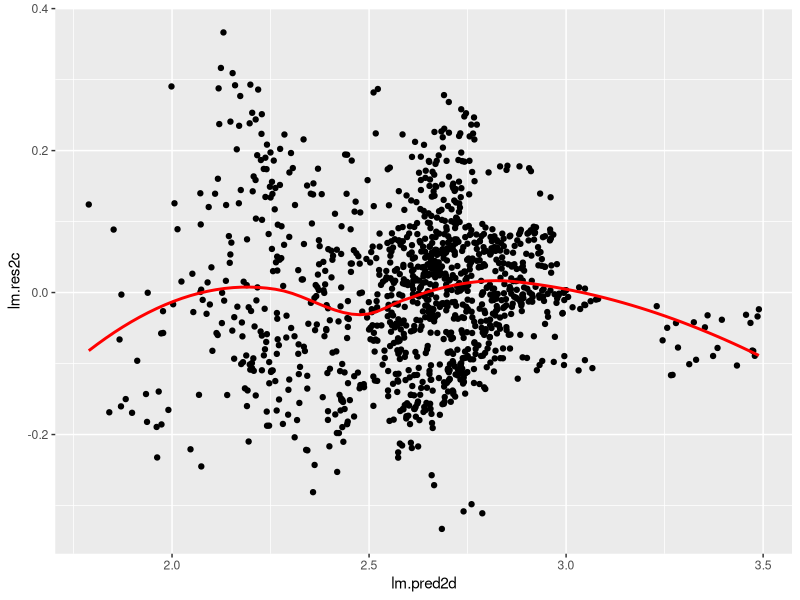
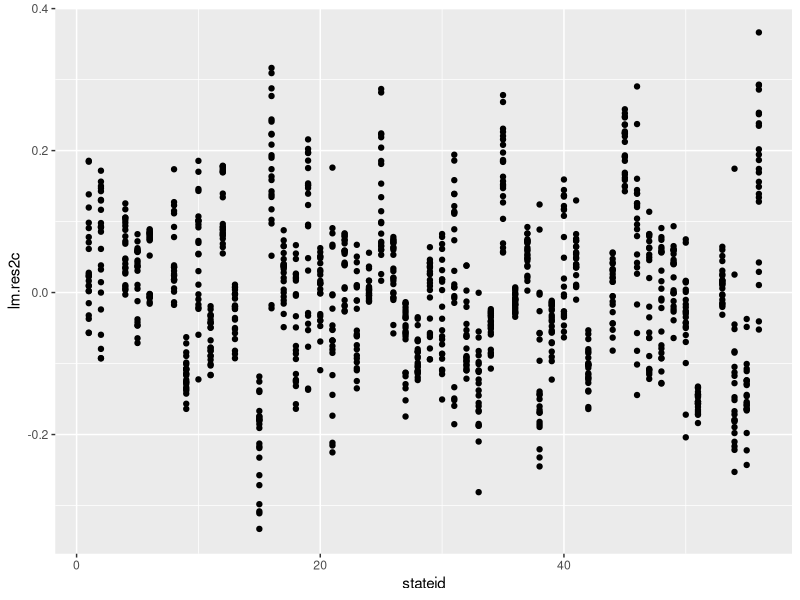

Recreate these plots in R, in order.
## ---- chunk 1
knitr::opts_chunk$set(echo = F)
## ---- chunk 2
cat("solve, %*%, /, \n")
## ---- chunk 3
# ?? (load "foreign" package here)
# ?? (optionally set working directory)
library(foreign)
library(tidyverse)
library(haven)
guns.data <- read.dta("Guns-1.dta")
setwd(dir = "/Users/Diederik/Desktop/DABN 13 Ass1/")


## ---- chunk 4

names(guns.data)
guns.data <- guns.data %>%
  mutate(Intercept = 1, 
         pop.l = log10(pop),
         mur.l = log10(mur),
         rob.l = log10(rob), 
         vio.l = log10(vio))

X <- cbind(guns.data$Intercept,
  guns.data$pop.l,
  guns.data$avginc,
  guns.data$shall,
  guns.data$mur.l,
  guns.data$rob.l)
  
y <- guns.data$vio.l


## ---- chunk 5
estimate.beta <- function(X, y){
 beta <- solve((t(X)%*%X))%*%t(X)%*%y
return(beta)
}


## ---- chunk 6
estimate.residual <- function(X, y){
 res <- (X%*%estimate.beta(X, y)-y)
return(res)
}

## ---- chunk 7
estimate.R2 <- function(X, y){
R2 <- 1- (var(estimate.residual(X,y))/var(y))
return(R2)
}

## ---- chunk 8

lm.fit2a <- lm(y ~ pop.l + avginc + shall + mur.l + rob.l, guns.data)


## ---- chunk 9
lm.coef2b     <- coef(lm.fit2a)
manual.coef1b <- estimate.beta(X,y)
diff.beta     <- sum((lm.coef2b-manual.coef1b)^2)
print(diff.beta)

## ---- chunk 10
lm.res2c <- residuals(lm.fit2a)
names <- names(lm.coef2b)

diff.res <- sum((lm.res2c-lm.fit2a$residuals)^2)
print(diff.res)

## ---- chunk 11
lm.pred2d = predict(lm.fit2a)

## ---- chunk 12
library(ggplot2)
figure2e <- ggplot(data = guns.data) +         # opens plot surface
              geom_point(mapping = aes (x = lm.pred2d, y = lm.res2c)) + # adds scatter plot
              geom_smooth(mapping = aes (x = lm.pred2d, y = lm.res2c), 
                          formula = y~x, se=FALSE,method='loess', col='red') # adds "a fitted smooth curve"
print(figure2e)
rem_patterns2e <- "No remaining pattern is to be found in the variation of the violent crime rates variable. The residual looks like noise." 
## ---- chunk 13

figure2f <- ggplot(data = guns.data) + 
              geom_point(mapping=aes(x = stateid, y = lm.res2c))
print(figure2f)

whatIsee2f <- "You see that in some states the observed violent crime is higher than the predicted violent crime (where the res < 0), whilst in other states, the predicted crime is higher than the obserbed crime (where the res > 0). 'stateid' shows a pattern, but is not included in the model. The model can therefore be underspecified, therefore 'stateid' should be included in the model."

## ---- chunk 14
summary2g <- summary(guns.data$stateid)
print(summary2g)

typeofvarb2g <- "Stateid is seen as a numeric variable and is seen as an integer by R. This can also bee seen in the descriptive statistics, where the meadian is an integer value, as well via the typeof() command."
in_regmodel2g <- "It does not make sense to add the variable in our model. 'stateid' is a categorical variable. In R it would be stored in a factor, which normally have character values linked to the integer values. The states are represented by each number, and should be treated as a factor."

## ---- chunk 15
guns.data$stateid <- factor(guns.data$stateid)
summary2h <- summary(guns.data$stateid)
print(summary2h)
whatchanged2h <- "It does not show the statistics anymore with the median and mean, but now prints the ids of the states. They are all still integer values, but the class changed from integer to factor."
## ---- chunk 16
lm.fit2i <- lm(y ~ pop.l + avginc + shall + mur.l + rob.l + stateid, guns.data)
summary2i <- summary(lm.fit2i)
print(summary2i$coefficients[1:15,])

#howincluded2i <- "It shows that the factors of stateid where taken in the regression in the form of dummyvariables, where every state is a dummy variable (Except stateid1, which is taken into the intercept)."

## ---- chunk 17
predictors2j   <- model.matrix(lm(y ~ pop.l + avginc + shall + mur.l + rob.l + stateid, guns.data))
#howxmatdiffers2j <- "Model.matrix() automatically created dummy variables. In the lm() function, it had to be done manually by changing it to a factor variable. The other predictors did not change when using model.matrix(). It differs in the way that they really became a dummy variably (0 or 1), the model only get affected where the observation is from (the 1)"

## ---- chunk 18
lm.R2_withstate2k   <- estimate.R2(predictors2j,y)
lm.R2_nostate2k     <- estimate.R2(X,y)
print(c(lm.R2_withstate2k,lm.R2_nostate2k ))
effect_of_stateid2k <- "The R2 is better when stateid is included (from 0.855 -> 0.965), meaning that the data with the stateid variable included fits the regression model better then it would not have been included. "

